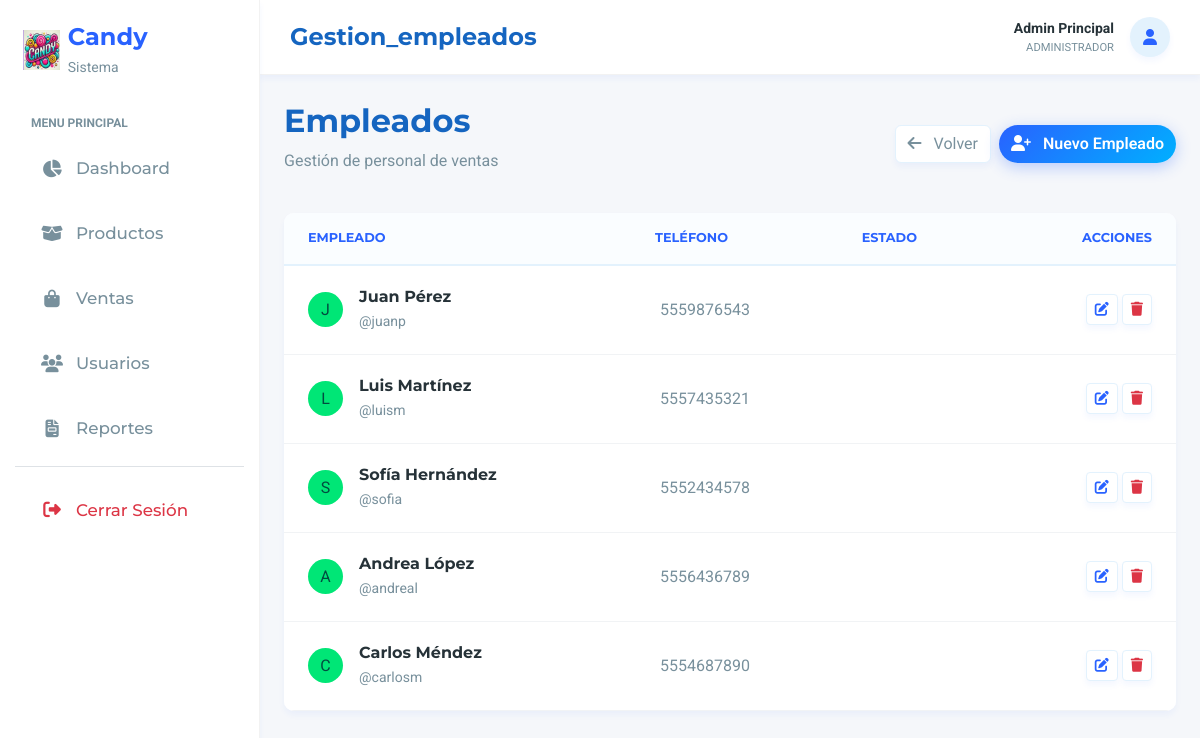
Before: /gestion_empleados.php (signed in) with the older database file.
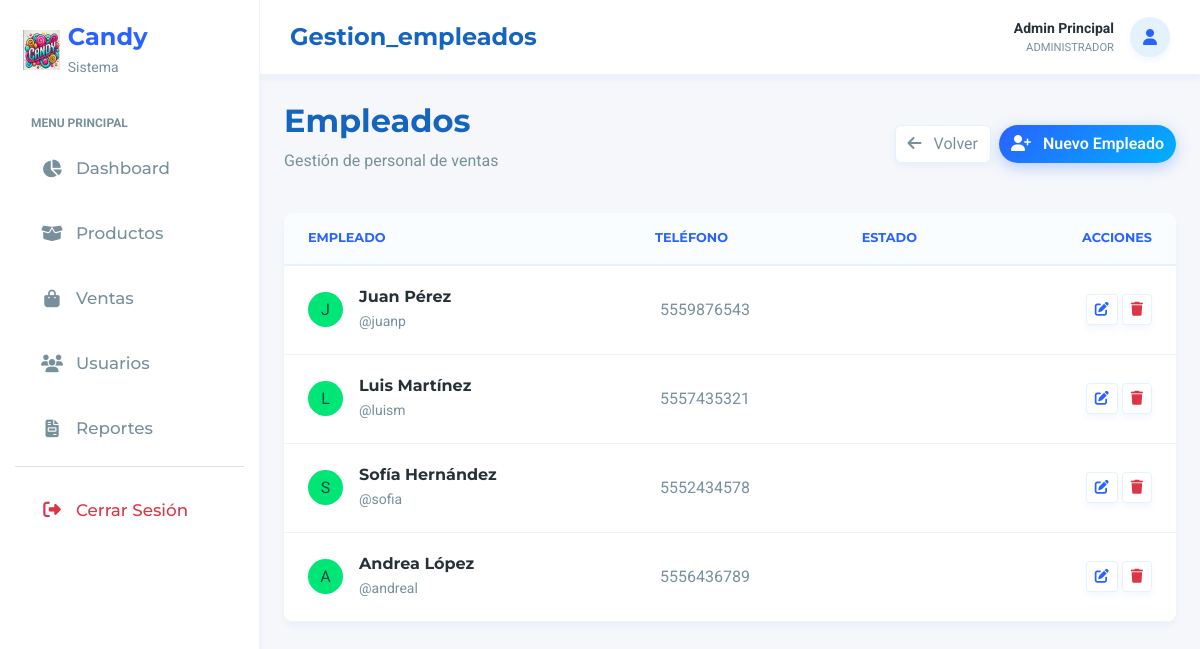
After: the same page with the newer database file.
### tables this page shows
CREATE TABLE `empleados` (
  `id_empleado` int(11) NOT NULL,
  `nombre` varchar(100) NOT NULL,
  `telefono` varchar(15) NOT NULL,
  `puesto` enum('Cajero','Gerente','Admin') NOT NULL,
  `usuario` varchar(50) NOT NULL,
  `contrasena` varchar(255) NOT NULL,
  `fecha_contratacion` date NOT NULL,
  `activo` tinyint(1) DEFAULT 1
);

### gestion_empleados.php (the view, shortened to what this page needs)
<?php
include 'conexion.php';
$empleados = mysqli_fetch_all(mysqli_query($conn, "SELECT * FROM empleados"), MYSQLI_ASSOC);
?>
<?php include 'includes/header.php'; ?>
<div class="d-flex justify-content-between align-items-center mb-4 fade-in">
    <div>
        <h2 class="fw-bold mb-1">Empleados</h2>
        <p class="text-muted">Gestión de personal de ventas</p>
    </div>
    <div class="d-flex gap-2">
        <a href="gestion_usuarios.php" class="btn btn-light text-muted"><i class="fa fa-arrow-left me-2"></i> Volver</a>
        <button class="btn btn-primary-gradient" data-bs-toggle="modal" data-bs-target="#modalEmpleado">
            <i class="fa fa-user-plus me-2"></i> Nuevo Empleado
        </button>
    </div>
</div>
<div class="card-premium fade-in">
    <div class="table-responsive">
        <table class="table-premium align-middle">
            <thead>
                <tr>
                    <th class="ps-4">Empleado</th>
                    <th>Teléfono</th>
                    <th>Estado</th>
                    <th class="text-end pe-4">Acciones</th>
                </tr>
            </thead>
            <tbody>
                <?php foreach ($empleados as $e): ?>
                    <tr>
                        <td class="ps-4">
                            <div class="d-flex align-items-center">
                                <div class="bg-success text-white rounded-circle d-flex align-items-center justify-content-center me-3"
                                    style="width: 35px; height: 35px;">
                                    <?= strtoupper(substr($e['nombre'], 0, 1)) ?>
                                </div>
                                <div>
                                    <h6 class="mb-0 fw-bold text-dark"><?= htmlspecialchars($e['nombre']) ?></h6>
                                    <small class="text-muted">@<?= htmlspecialchars($e['usuario']) ?></small>
                                </div>
                            </div>
                        </td>
                        <td class="text-muted"><?= htmlspecialchars($e['telefono']) ?></td>
                        <td>
                            <?php if ($e['activo']): ?>
                                <span class="badge badge-success">Activo</span>
                            <?php else: ?>
                                <span class="badge badge-danger">Inactivo</span>
                            <?php endif; ?>
                        </td>
                        <td class="text-end pe-4">
                            <button class="btn btn-sm btn-light text-primary" onclick='editar(<?= json_encode($e) ?>)'
                                data-bs-toggle="modal" data-bs-target="#modalEditar">
                                <i class="fa fa-edit"></i>
                            </button>
                            <form method="POST" class="d-inline" onsubmit="return confirm('¿Eliminar empleado?');">
                                <button class="btn btn-sm btn-light text-danger"><i class="fa fa-trash"></i></button>
                            </form>
                        </td>
                    </tr>
                <?php endforeach; ?>
            </tbody>
        </table>
    </div>
</div>
<?php include 'includes/footer.php'; ?>

Changed rows visible on the page:
removed empleados: nombre "C", nombre "Carlos Méndez", usuario "carlosm", telefono "5554687890"
